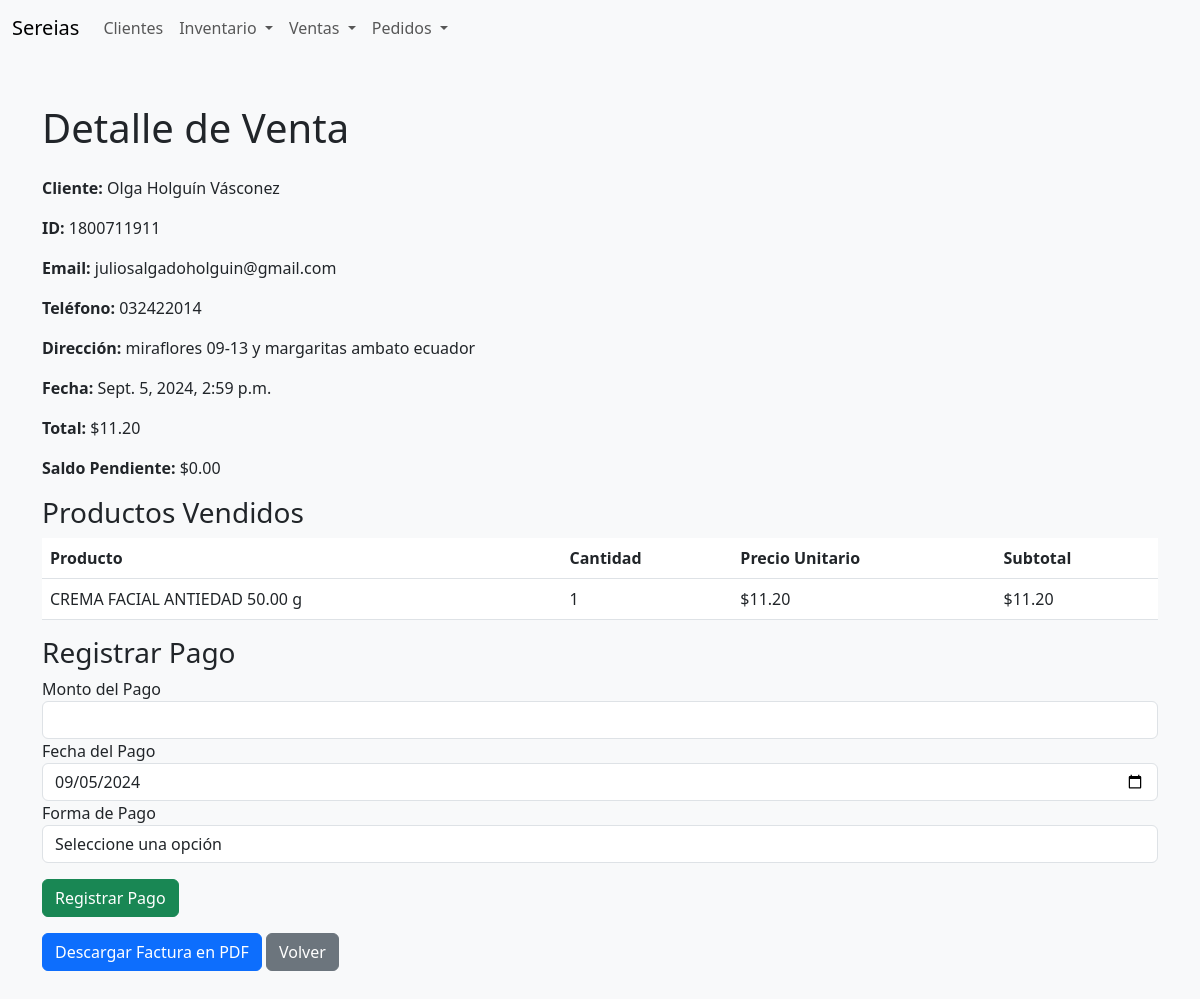
Before: /inventario/ventas/detalle/11/ with the older database file.
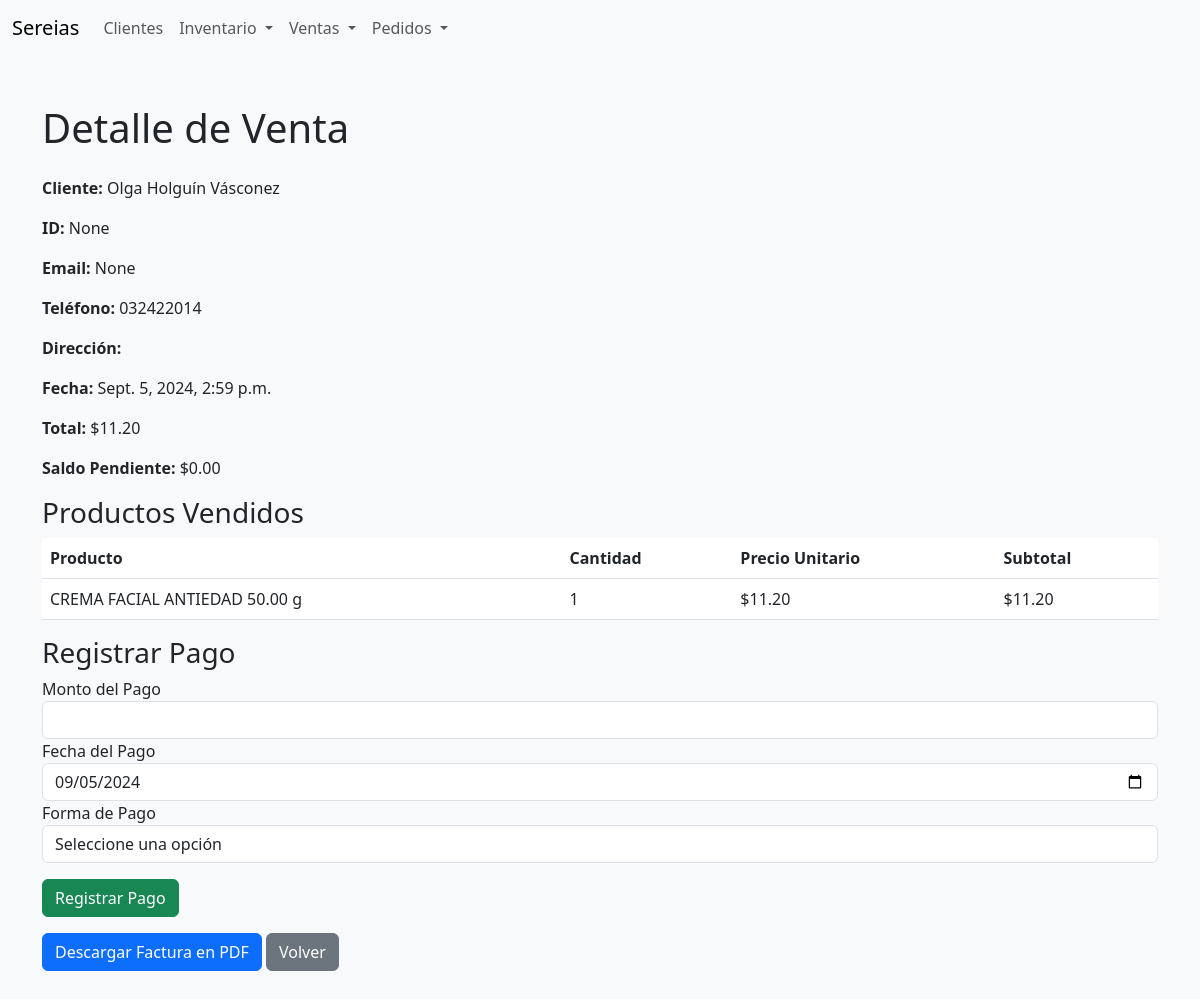
After: the same page with the newer database file.
### inventory/models.py (models this page shows, shortened)
class Venta(models.Model):
    cliente = models.ForeignKey(Cliente, on_delete=models.CASCADE)
    fecha = models.DateTimeField(default=timezone.now)
    total = models.DecimalField(max_digits=10, decimal_places=2, default=0)
    estado_pago = models.CharField(max_length=20, choices=[('pendiente', 'Pendiente'), ('pagado', 'Pagado')], default='pendiente')
    es_pedido = models.BooleanField(default=False)
    pedido_enviado = models.BooleanField(default=False)
    @property
    def saldo_pendiente(self):
        total_pagado = self.pagos.aggregate(Sum('monto'))['monto__sum'] or 0
        return self.total - total_pagado

class Cliente(models.Model):
    nombre = models.CharField(max_length=255)
    email = models.EmailField(blank=True, null=True)
    telefono = models.CharField(max_length=20, blank=True, null=True)
    direccion = models.TextField(blank=True, null=True)
    identificacion = models.CharField(max_length=50, blank=True, null=True)  # Nuevo campo agregado
    creado = models.DateTimeField(auto_now_add=True)

### inventory/views.py (the view)
# urls.py: path('ventas/detalle/<int:venta_id>/', views.detalle_venta, name='detalle_venta'),
def detalle_venta(request, venta_id):
    venta = get_object_or_404(Venta.objects.select_related('cliente'), id=venta_id)
    detalles = venta.detalles.select_related('producto').all()
    return render(request, 'inventory/detalle_venta.html', {
        'venta': venta,
        'detalles': detalles,
    })

### inventory/templates/inventory/detalle_venta.html (shortened to what this page needs)
{% extends 'inventory/base.html' %}
{% block content %}
<h1 class="mb-4">Detalle de Venta</h1>
<p><strong>Cliente:</strong> {{ venta.cliente.nombre }}</p>
<p><strong>ID:</strong> {{ venta.cliente.identificacion }}</p>
<p><strong>Email:</strong> {{ venta.cliente.email }}</p>
<p><strong>Teléfono:</strong> {{ venta.cliente.telefono }}</p>
<p><strong>Dirección:</strong> {{ venta.cliente.direccion }}</p>
<p><strong>Fecha:</strong> {{ venta.fecha }}</p>
<p><strong>Total:</strong> ${{ venta.total }}</p>
<p><strong>Saldo Pendiente:</strong> ${{ venta.saldo_pendiente|floatformat:2 }}</p>
<h3>Productos Vendidos</h3>
<table class="table">
    <thead>
        <tr>
            <th>Producto</th>
            <th>Cantidad</th>
            <th>Precio Unitario</th>
            <th>Subtotal</th>
        </tr>
    </thead>
    <tbody>
        {% for detalle in venta.detalles.all %}
        <tr>
            <td>{{ detalle.producto.nombre }} {{ detalle.producto.presentacion }} {{ detalle.producto.unidad }}</td>
            <td>{{ detalle.cantidad }}</td>
            <td>${{ detalle.precio_unitario }}</td>
            <td>${{ detalle.subtotal }}</td>
        </tr>
        {% endfor %}
    </tbody>
</table>
<h3>Registrar Pago</h3>
<form method="post" action="{% url 'registrar_pago' venta.id %}">
    <div class="form-group">
        <label for="monto">Monto del Pago</label>
        <input type="number" class="form-control" id="monto" name="monto"
               min="0.00" step="0.01" required>
    </div>
    <div class="form-group">
        <label for="fecha_pago">Fecha del Pago</label>
        <input type="date" class="form-control" id="fecha_pago" name="fecha_pago" value="{{ venta.fecha|date:'Y-m-d' }}" required>
    </div>
    <div class="form-group">
        <label for="forma_pago">Forma de Pago</label>
        <select class="form-control" id="forma_pago" name="forma_pago" required>
            <option value="" disabled selected>Seleccione una opción</option>
        </select>
    </div>
    <button type="submit" class="btn btn-success mt-3">Registrar Pago</button>
</form>
<a href="{% url 'generar_factura_pdf' venta.id %}" class="btn btn-primary mt-3">Descargar Factura en PDF</a>
<a href="{% url 'historial_ventas' %}" class="btn btn-secondary mt-3">Volver</a>
{% endblock %}

Changed rows visible on the page:
changed through a linked row, Venta "Olga Holguín Vásconez": cliente.identificacion "1800711911" → "None"; cliente.email "juliosalgadoholguin@gmail.com" → "None"; cliente.direccion "miraflores 09-13 y margaritas ambato ecuador" → (not shown)
